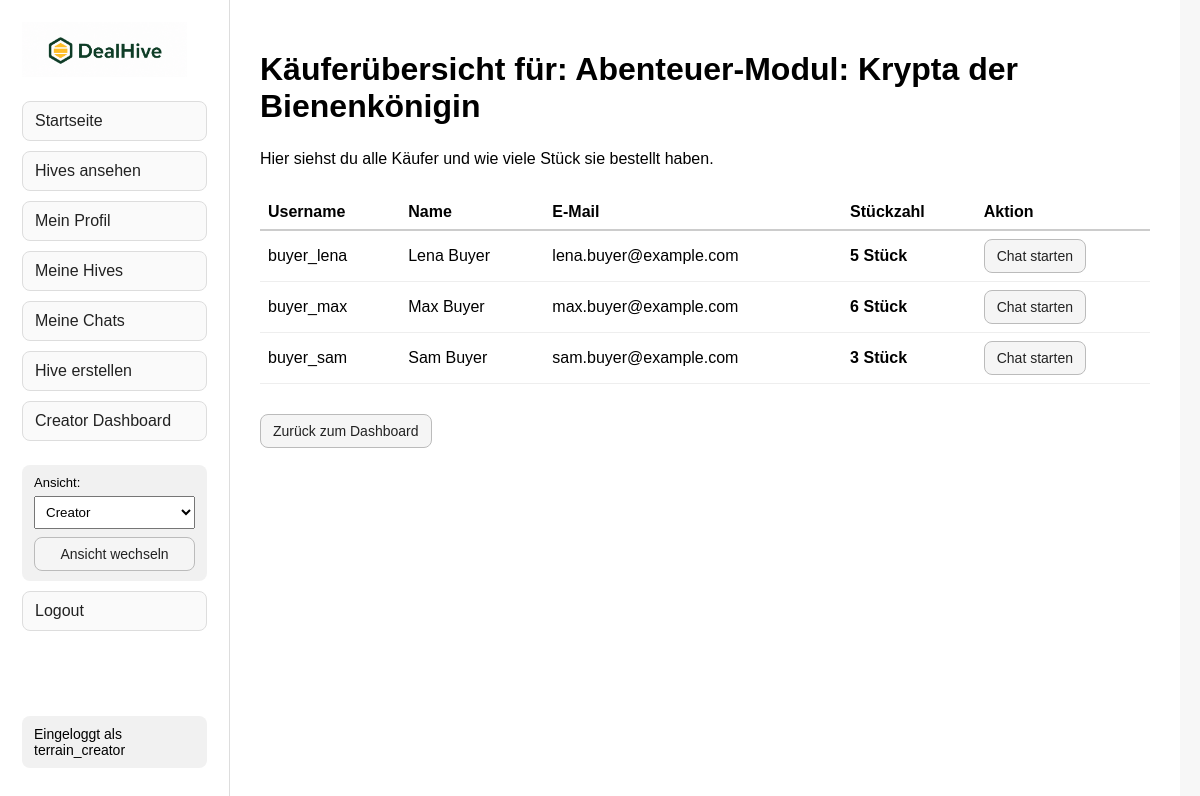
The app's page /creator/hives/10/buyers (signed in), older data.
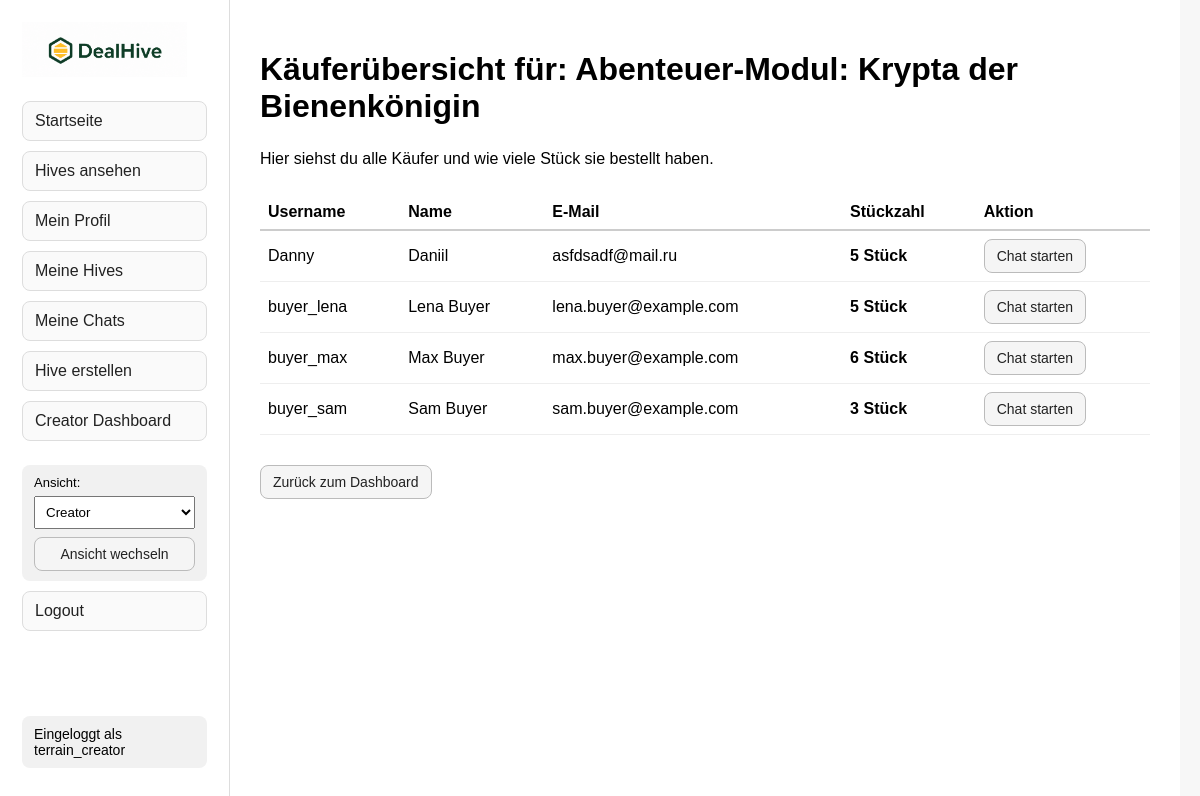
The same page, newer data.
### tables this page shows
CREATE TABLE hives (
            id INTEGER PRIMARY KEY AUTOINCREMENT,
            title TEXT NOT NULL,
            game_system TEXT NOT NULL,
            short_description TEXT NOT NULL,
            description TEXT NOT NULL,
            deadline TEXT NOT NULL,
            current_participants INTEGER NOT NULL DEFAULT 0,
            min_participants INTEGER NOT NULL,
            base_price REAL NOT NULL DEFAULT 0.0
        );

CREATE TABLE user_hives (
            id INTEGER PRIMARY KEY AUTOINCREMENT,
            user_id INTEGER NOT NULL,
            hive_id INTEGER NOT NULL,
            relation_type TEXT NOT NULL,
            quantity INTEGER NOT NULL DEFAULT 1,
            FOREIGN KEY (user_id) REFERENCES users(id),
            FOREIGN KEY (hive_id) REFERENCES hives(id),
            UNIQUE(user_id, hive_id, relation_type)
        );

CREATE TABLE users (
            id INTEGER PRIMARY KEY AUTOINCREMENT,
            username TEXT NOT NULL UNIQUE,
            name TEXT NOT NULL,
            email TEXT NOT NULL,
            password_hash TEXT NOT NULL,
            role TEXT NOT NULL,
            street TEXT NOT NULL,
            postal_code TEXT NOT NULL,
            city TEXT NOT NULL,
            country TEXT NOT NULL
        );

### creator_routes.py (the view)
    @app.route("/creator/hives/<int:hive_id>/buyers")
    def view_hive_buyers(hive_id):
        if session.get("user_id") is None:
            return redirect("/login")
        if session.get("role") != "creator":
            return redirect("/")
        hive = get_hive_by_id(hive_id)
        if hive is None:
            return "Hive wurde nicht gefunden."
        creator_id = get_hive_creator_id(hive_id)
        if creator_id != session["user_id"]:
            return redirect("/creator/dashboard")
        from database import get_buyers_for_hive
        buyers = get_buyers_for_hive(hive_id)
        return render_template(
            "hive_buyers.html",
            hive=hive,
            buyers=buyers
        )

### database.py (called while the page is built)
def get_connection():
    connection = sqlite3.connect(DATABASE_PATH)
    connection.row_factory = sqlite3.Row
    connection.execute("PRAGMA foreign_keys = ON")
    return connection

def get_hive_by_id(hive_id):
    connection = get_connection()
    hive = connection.execute("""
        SELECT
            hives.id,
            hives.title,
            hives.game_system,
            hives.short_description,
            hives.description,
            hives.deadline,
            COALESCE((
                SELECT SUM(user_hives.quantity)
                FROM user_hives
                WHERE user_hives.hive_id = hives.id
                AND user_hives.relation_type = 'buyer'
            ), 0) AS current_participants,
            hives.min_participants,
            hives.base_price
        FROM hives
        WHERE hives.id = ?
    """, (hive_id,)).fetchone()
    connection.close()
    return hive

def get_hive_creator_id(hive_id):
    connection = get_connection()
    creator = connection.execute("""
        SELECT user_id
        FROM user_hives
        WHERE hive_id = ?
        AND relation_type = 'creator'
    """, (hive_id,)).fetchone()
    connection.close()
    if creator:
        return creator["user_id"]
    return None

def get_buyers_for_hive(hive_id):
    connection = get_connection()
    buyers = connection.execute("""
        SELECT
            users.id,
            users.username,
            users.name,
            users.email,
            users.city,
            users.country,
            user_hives.quantity
        FROM users
        JOIN user_hives ON users.id = user_hives.user_id
        WHERE user_hives.hive_id = ?
        AND user_hives.relation_type = 'buyer'
        ORDER BY users.username ASC
    """, (hive_id,)).fetchall()
    connection.close()
    return buyers

### templates/hive_buyers.html
{% extends "layout.html" %}
{% block content %}
    <h1>Käuferübersicht für: {{ hive["title"] }}</h1>
    <p class="helper-text">
        Hier siehst du alle Käufer und wie viele Stück sie bestellt haben.
    </p>
    {% if buyers %}
        <table style="width: 100%; margin-top: 20px; border-collapse: collapse;">
            <thead>
                <tr style="border-bottom: 2px solid #ccc; text-align: left;">
                    <th style="padding: 8px;">Username</th>
                    <th style="padding: 8px;">Name</th>
                    <th style="padding: 8px;">E-Mail</th>
                    <th style="padding: 8px;">Stückzahl</th>
                    <th style="padding: 8px;">Aktion</th>
                </tr>
            </thead>
            <tbody>
                {% for buyer in buyers %}
                    <tr style="border-bottom: 1px solid #eee;">
                        <td style="padding: 8px;">{{ buyer["username"] }}</td>
                        <td style="padding: 8px;">{{ buyer["name"] }}</td>
                        <td style="padding: 8px;">{{ buyer["email"] }}</td>
                        <td style="padding: 8px;">
                            <strong>{{ buyer["quantity"] }} Stück</strong>
                        </td>
                        <td style="padding: 8px;">
                            <a class="button-link" href="/hives/{{ hive['id'] }}/chat/{{ buyer['id'] }}">
                                Chat starten
                            </a>
                        </td>
                    </tr>
                {% endfor %}
            </tbody>
        </table>
    {% else %}
        <p style="margin-top: 20px; color: #666;">
            <em>F?r diesen Hive wurden noch keine Bestellungen aufgegeben.</em>
        </p>
    {% endif %}
    <div style="margin-top: 30px;">
        <a class="button-link" href="/creator/dashboard">
            Zurück zum Dashboard
        </a>
    </div>
{% endblock %}

### templates/layout.html (shortened to what this page needs)
<!DOCTYPE html>
<html lang="de">
<head>
</head>
<body>
    <div class="page-wrapper">
        {% include "partials/sidebar.html" %}
        <main class="content-area">
            {% block content %}
            {% endblock %}
        </main>
    </div>
</body>
</html>

### templates/partials/sidebar.html (shortened to what this page needs)
<aside class="sidebar">
    <a href="/">
        <img
            src="{{ url_for('static', filename='images/dealhive-logo.png') }}"
            alt="DealHive Logo"
            class="sidebar-logo"
            style="width: 165px; height: auto;"
        >
    </a>
    <nav>
        <ul class="sidebar-nav">
            <li>
                <a class="sidebar-link" href="/">Startseite</a>
            </li>
            <li>
                <a class="sidebar-link" href="/hives">Hives ansehen</a>
            </li>
            {% if session.get("user_id") %}
                <li>
                    <a class="sidebar-link" href="/profile">Mein Profil</a>
                </li>
                <li>
                    <a class="sidebar-link" href="/my-hives">Meine Hives</a>
                </li>
                <li>
                    <a class="sidebar-link" href="/my-chats">Meine Chats</a>
                </li>
                {% if session.get("role") == "creator" %}
                    <li>
                        <a class="sidebar-link" href="/creator/hives/new">Hive erstellen</a>
                    </li>
                    <li>
                        <a class="sidebar-link" href="/creator/dashboard">Creator Dashboard</a>
                    </li>
                {% endif %}
                <li class="sidebar-info">
                    <form method="POST" action="/session/role" class="role-switch-form">
                        <label for="role-switch">Ansicht:</label>
                        <select id="role-switch" name="role">
                            <option value="creator" {% if session.get("role") == "creator" %}selected{% endif %}>
                                Creator
                            </option>
                        </select>
                        <button type="submit" style="margin-top: 8px; width: 100%;">
                            Ansicht wechseln
                        </button>
                    </form>
                </li>
                <li>
                    <a class="sidebar-link" href="/logout">Logout</a>
                </li>
                <li class="sidebar-info sidebar-bottom-info">
                    Eingeloggt als {{ session.get("username") }}
                </li>
            {% endif %}
        </ul>
    </nav>
</aside>

### templates/layout.html (style rules this page uses)
body { margin: 0; font-family: Arial, sans-serif; background-color: #f7f7f7; }
.page-wrapper { display: flex; min-height: 100vh; }
.sidebar { width: 230px; min-width: 230px; height: 100vh; position: sticky; top: 0; padding: 22px; border-right: 1px solid #ddd; background-color: #ffffff; box-sizing: border-box; display: flex; flex-direction: column; }
.sidebar-logo { width: 165px; max-width: 100%; height: auto; display: block; margin-bottom: 24px; }
.sidebar nav { flex: 1; display: flex; }
.sidebar-nav { list-style: none; padding-left: 0; margin: 0; display: flex; flex-direction: column; flex: 1; width: 100%; }
.sidebar-nav li { margin-bottom: 10px; }
.sidebar-link { display: block; padding: 10px 12px; border: 1px solid #ddd; border-radius: 8px; text-decoration: none; color: #222; background-color: #fafafa; }
.sidebar-info { margin: 14px 0; padding: 10px 12px; border-radius: 8px; background-color: #f1f1f1; font-size: 14px; }
.sidebar-bottom-info { margin-top: auto; margin-bottom: 0; }
.role-switch-form { margin: 0; }
.role-switch-form label { display: block; margin-bottom: 6px; font-size: 13px; }
.role-switch-form select { width: 100%; padding: 7px; box-sizing: border-box; }
.content-area { padding: 30px; max-width: 950px; width: 100%; box-sizing: border-box; background-color: #ffffff; min-height: 100vh; }
.helper-text { max-width: 650px; line-height: 1.5; margin-bottom: 24px; }
button, .button-link { display: inline-block; padding: 8px 12px; border: 1px solid #bbb; border-radius: 8px; background-color: #f5f5f5; color: #222; text-decoration: none; font-size: 14px; cursor: pointer; box-sizing: border-box; }

Row changes from the older to the newer data that the page shows:
added user_hives: username "Danny", name "Daniil", email "asfdsadf@mail.ru", quantity "5"
